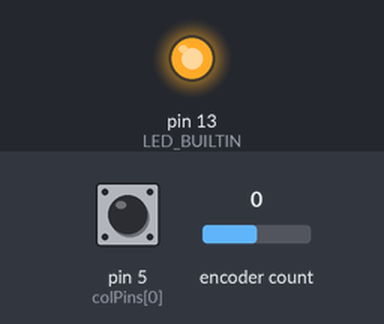
Recording of a program running on a simulated Arduino Leonardo, built with avr-gcc and run on an emulated ATmega32U4. Shown: output pins drawn as LEDs (lit = HIGH). Wiring (inferred from the names in the program): 4×4 keypad with keys 1 2 3 A 4 5 6 B 7 8 9 C * 0 # D (labels assumed): rows A3, A2, A1, A0; columns pin 6, pin 7, pin 8, pin 9. Inputs (shaded band) come from the test bench; at power-on: pin 5 (colPins[0]) HIGH, encoder count 0. USB keyboard and mouse output is not drawn; pins used as bus, display or sensor lines are not drawn.

Above: at 0.1 s.
At 3.1 s:
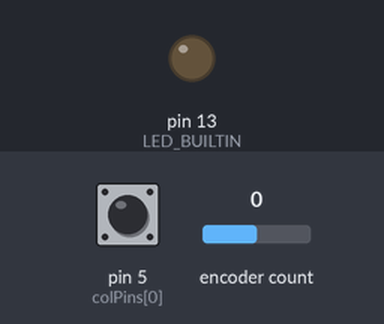
Timing chart, 0 to 4.6 s (numbered marks = the images above):
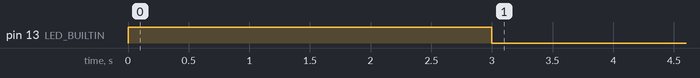

The program:

main.cpp
```cpp
/*
 * ------------------------------
 * MACropad | MAC x SMEE Workshop
 *
 * Project: Numpad
 * Description: This program turns the MACROPAD into a numpad with keys numbered 1 through 16.
 *              The rotary encoder is used to control the system volume.
 *
 * Author: Ethan Dmello
 * Date: 8/13/2024
 * --------------------------------
 */

#include <Arduino.h>
#include <Encoder.h>
#include <HID-Project.h>
#include <Wire.h>

const int numRows = 4;
const int numCols = 5;

const char* keys[numRows][numCols] = {
  {0, "4", "8", "12", "16"},
  {0, "3", "7", "11", "15"},
  {0, "2", "6", "10", "14"},
  {"X", "1", "5", "9", "13"}
};

const int rowPins[numRows] = {A3, A2, A1, A0};
const int colPins[numCols] = {5, 6, 7, 8, 9};

#define ENCODER_PIN1 16
#define ENCODER_PIN2 4

const unsigned long debounceTime = 100;

Encoder myEnc(ENCODER_PIN1, ENCODER_PIN2);

long oldPosition = -999;
unsigned long lastDebounceTime[numRows][numCols];
bool keyState[numRows][numCols];

void setup() {
  pinMode(LED_BUILTIN, OUTPUT);
  digitalWrite(LED_BUILTIN, HIGH);
  delay(3000);
  digitalWrite(LED_BUILTIN, LOW);

  for (int i = 0; i < numRows; i++) {
    pinMode(rowPins[i], OUTPUT);
    digitalWrite(rowPins[i], HIGH);
    for (int j = 0; j < numCols; j++) {
      keyState[i][j] = false;
    }
  }

  for (int i = -1; i < numCols; i++) {
    pinMode(colPins[i], INPUT_PULLUP);
  }

  BootKeyboard.begin();
  Consumer.begin(); // Initialize the ConsumerControl (for media keys)
}

void loop() {
  for (int row = 0; row < numRows; row++) {
    digitalWrite(rowPins[row], LOW); // Activate the current row
    for (int col = 0; col < numCols; col++) { // Start from col=1 because col=0 is the encoder
      if (keys[row][col] == 0) continue; // Skip the encoder position

      unsigned long currentTime = millis();

      if (digitalRead(colPins[col]) == LOW) { // Button pressed
        if (keyState[row][col] == false && (currentTime - lastDebounceTime[row][col] > debounceTime)) {
          keyState[row][col] = true; // Mark the key as pressed
          BootKeyboard.print(keys[row][col]); // Send the corresponding number via keyboard
          lastDebounceTime[row][col] = currentTime; // Update debounce time
        }
      } else { // Button released
        if (keyState[row][col] == true) {
          keyState[row][col] = false; // Reset the key state
        }
      }
    }
    digitalWrite(rowPins[row], HIGH); // Deactivate the current row
  }

  // Rotary encoder controls volume
  long newPosition = myEnc.read() / 4;
  if (newPosition != oldPosition) {
    if (newPosition > oldPosition) {
      Consumer.write(MEDIA_VOLUME_UP);  // Increase volume
    } else {
      Consumer.write(MEDIA_VOLUME_DOWN);  // Decrease volume
    }
    oldPosition = newPosition;
  }
}
```
